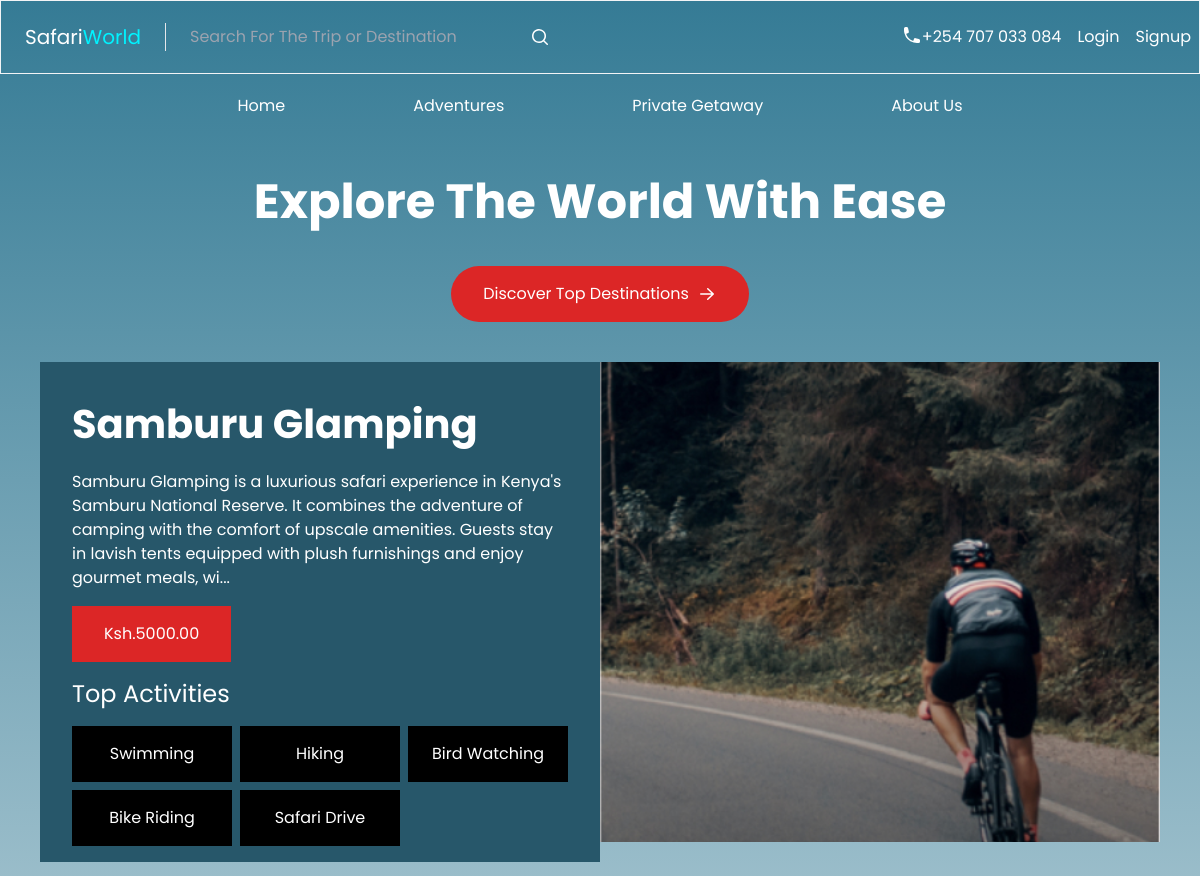
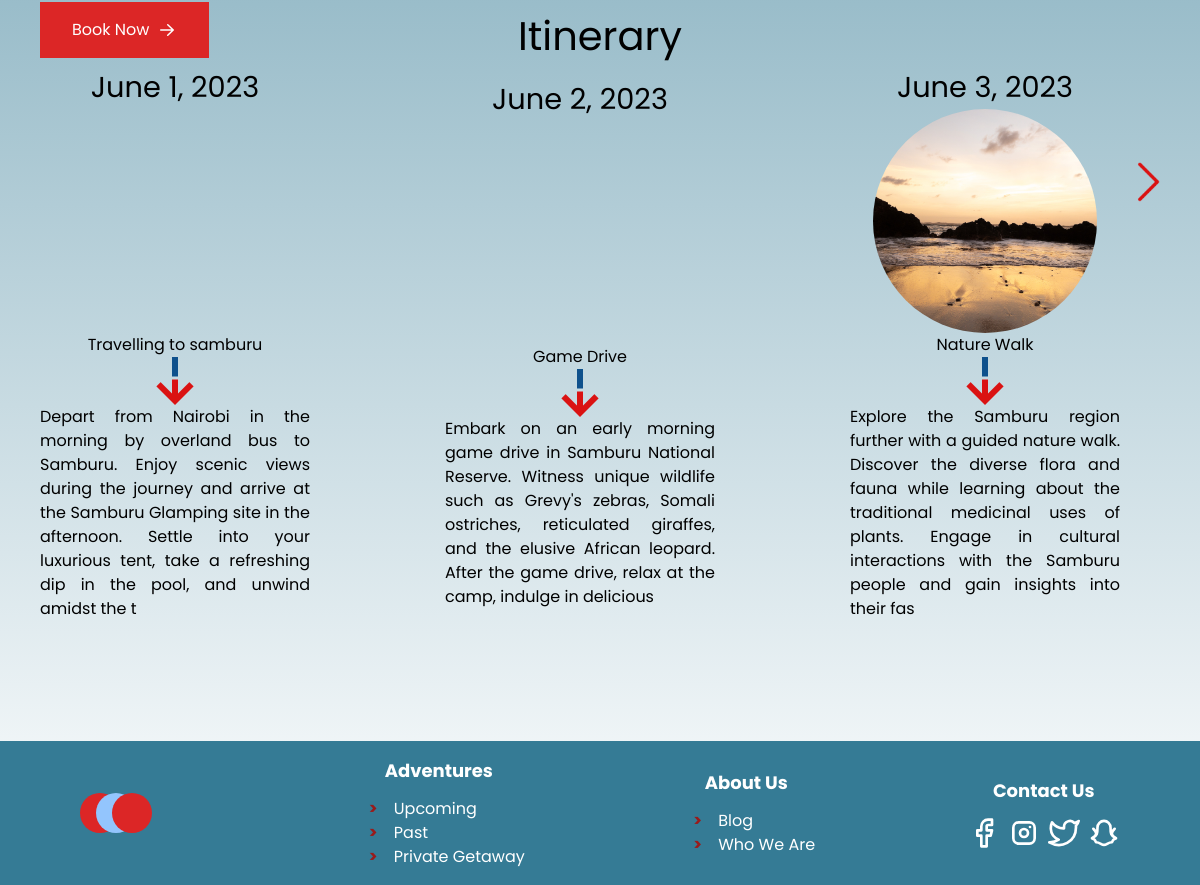
Screenshot of /adventures/210d935b-5c6f-442e-8c83-9ef3c514a730 with the database file from the repository (2 pictures, top to bottom).
### booking/models.py (models this page shows, shortened)
class BaseModel(models.Model):
    id = models.UUIDField(primary_key=True, default=uuid.uuid4, editable=False)
    created_at = models.DateTimeField(auto_now_add=True)
    updated_at = models.DateTimeField(auto_now=True)
    class Meta:
        abstract = True

class Adventure(BaseModel):
    name = models.CharField(max_length=250)
    place_id = models.ForeignKey(Place, on_delete=models.SET_NULL, null=True, related_name='adventures')
    description = models.CharField(max_length=1024)
    departure_date = models.DateField()
    return_date = models.DateField()
    price = models.DecimalField(max_digits=10, decimal_places=2)
    slots = models.IntegerField()
    age_limit = models.IntegerField(default=0)
    activities = models.CharField(max_length=250)
    image = models.FileField(upload_to='images', null=True)

class Itinerary(BaseModel):
    adventure_id = models.ForeignKey(Adventure, on_delete=models.CASCADE, related_name='itinerary_advs')
    name = models.CharField(max_length=250)
    description = models.CharField(max_length=1024)
    image = models.ImageField(upload_to='images')
    day = models.DateField()

### booking/views.py (the view)
# urls.py: path('adventures/<str:id>', views.adv_details, name='adventure'),
def adv_details(request, id):
    adventure_url = reverse('adventure', args=[id])
    adv = Adventure.objects.get(id=id)
    activities = [activity.strip() for activity in adv.activities.split(",")]
    p = Paginator(adv.itinerary_advs.all(), 3)
    page = request.GET.get('page')
    itineraries = p.get_page(page)
    context = {'adventure_url': adventure_url, 'adv': adv, 'activities': activities, 'itineraries': itineraries }
    return render(request, 'booking/adventure.html', context)

### booking/templates/booking/adventure.html (shortened to what this page needs)
{% extends 'booking/base.html' %} {% load static %} {% block content %}
<section class="flex w-full px-10 h-max pt-10 justify-between">
  <div class="w-[35rem] h-[30rem]">
    <div class="bg-[#27576A] text-white flex flex-col h-max pb-4 space-y-4">
      <h2 class="text-[2.5rem] pt-8 mx-8 font-bold">{{ adv.name }}</h2>
      <p class="mx-8">{{ adv.description }}...</p>
      <p class="mx-8 flex items-center bg-red-600 py-4 my-4 px-8 max-w-fit">
        Ksh.{{ adv.price }}
      </p>
      <h3 class="mx-8 text-2xl">Top Activities</h3>
      <ul class="grid mx-8 grid-cols-3 gap-2">
        {% for activity in activities %}
        <li class="bg-[#000000] p-4 text-center block">{{ activity }}</li>
        {% endfor %}
      </ul>
    </div>
    <div class="flex items-center bg-red-600 py-4 my-4 px-8 max-w-fit">
      <a href="/{{ adv.id }}/order" class="pr-2 text-white">Book Now</a>
      <svg
        xmlns="http://www.w3.org/2000/svg"
        viewBox="0 0 20 20"
        fill="currentColor"
        class="w-5 h-5 text-white"
      >
        <path
          fill-rule="evenodd"
          d="M3 10a.75.75 0 01.75-.75h10.638L10.23 5.29a.75.75 0 111.04-1.08l5.5 5.25a.75.75 0 010 1.08l-5.5 5.25a.75.75 0 11-1.04-1.08l4.158-3.96H3.75A.75.75 0 013 10z"
          clip-rule="evenodd"
        />
      </svg>
    </div>
  </div>
  <div
    class="bg-[url('/static/{{ adv.image}}')] w-[35rem] h-[30rem] bg-cover bg-center"
  ></div>
</section>
<section class="p-10">
  <h3 class="text-center text-[2.5rem]">Itinerary</h3>
  <div class="flex">
    <div class="flex justify-between">
      {% for itenary in itineraries %}
      <div class="flex flex-col justify-center text-center max-w-[25%]">
        <h4 class="text-[1.8rem]">{{ itenary.day }}</h4>
        <div
          class="bg-[url('/static/{{itenary.image}}')] mx-auto w-56 h-56 bg-cover bg-center rounded-full"
        ></div>
        <h5>{{ itenary.name }}</h5>
        <div
          class="bg-[url('/static/images/arrow.png')] mx-auto w-[3rem] h-[3rem] bg-center bg-cover"
        ></div>
        <p class="text-justify">{{itenary.description}}</p>
      </div>
      {% endfor %}
    </div>
    {% if itineraries.has_next %}
    <a href="?page={{ itineraries.next_page_number }}"
      ><div
        class="bg-[url('/static/images/right.png')] h-10 w-10 bg-center bg-contain bg-no-repeat translate-y-24"
      ></div
    ></a>
    {% endif %}
  </div>
</section>
{% endblock%}

### booking/templates/booking/base.html (style rules this page uses)
body { font-family: "Poppins" !important; }

### rows the page displays
Adventure: name "Samburu Glamping", description "Samburu Glamping is a luxurious safari experience in Kenya's Samburu National Reserve. It combines the adventure of camping with the comfort of upscale amenities. Guests stay in lavish tents equipped with plush furnishings and enjoy gourmet meals, wi", price "5000.00", image (picture)
Itinerary: day "June 1, 2023", name "Travelling to samburu", description "Depart from Nairobi in the morning by overland bus to Samburu. Enjoy scenic views during the journey and arrive at the Samburu Glamping site in the afternoon. Settle into your luxurious tent, take a refreshing dip in the pool, and unwind amidst the t"
Itinerary: day "June 2, 2023", name "Game Drive", description "Embark on an early morning game drive in Samburu National Reserve. Witness unique wildlife such as Grevy's zebras, Somali ostriches, reticulated giraffes, and the elusive African leopard. After the game drive, relax at the camp, indulge in delicious"
Itinerary: day "June 3, 2023", image (picture), name "Nature Walk", description "Explore the Samburu region further with a guided nature walk. Discover the diverse flora and fauna while learning about the traditional medicinal uses of plants. Engage in cultural interactions with the Samburu people and gain insights into their fas"

### other values shown
{{ activity }} "Swimming" "Hiking" "Bird Watching" "Bike Riding" "Safari Drive"
